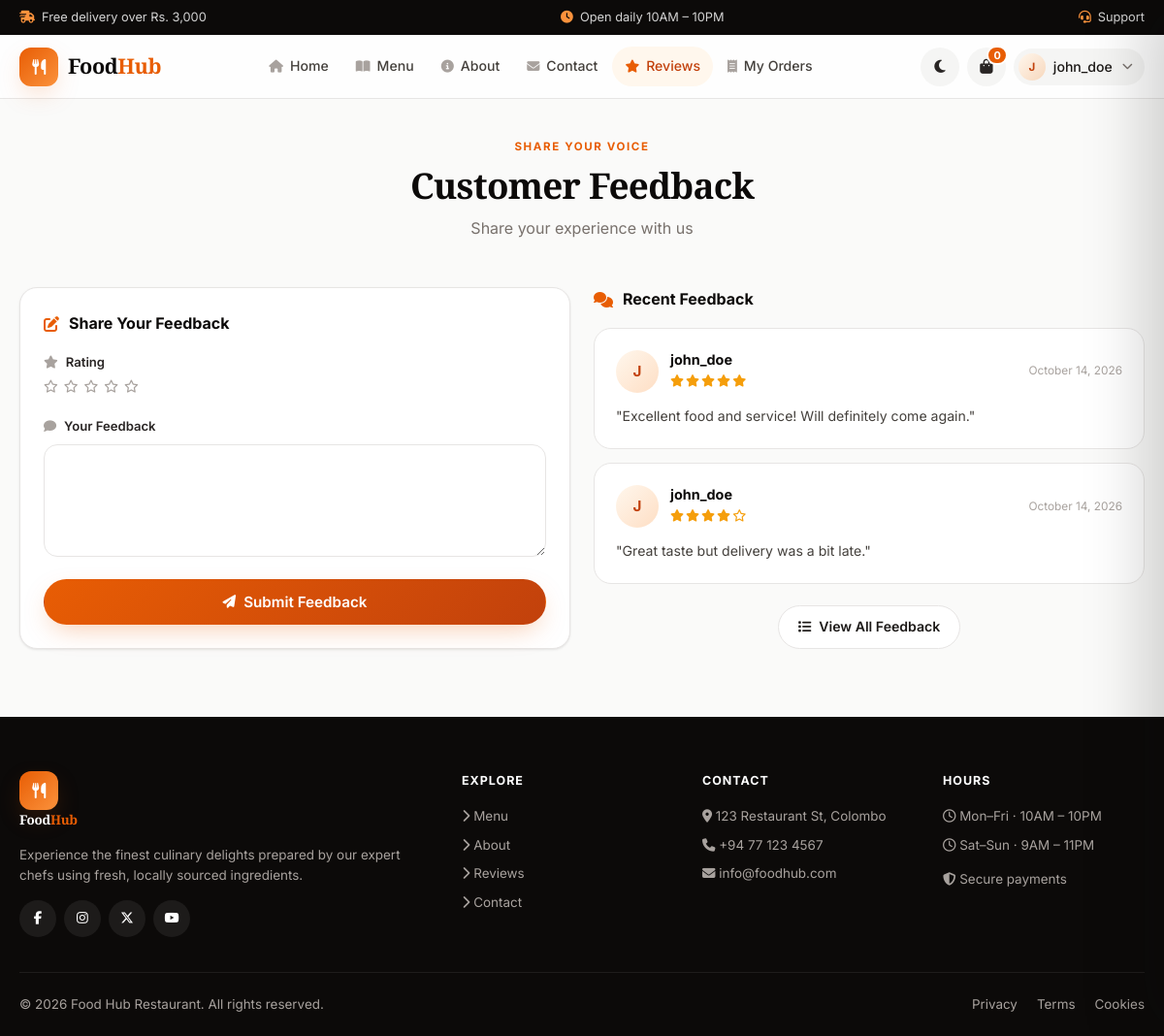
/feedback.php (signed in), run on the app's committed database.
### tables this page shows
CREATE TABLE feedback (
    id INT AUTO_INCREMENT PRIMARY KEY,
    user_id INT NOT NULL,
    rating INT CHECK (rating BETWEEN 1 AND 5),
    comment TEXT NOT NULL,
    created_at TIMESTAMP DEFAULT CURRENT_TIMESTAMP,
    FOREIGN KEY (user_id) REFERENCES users(id) ON DELETE CASCADE
);

CREATE TABLE users (
    id INT AUTO_INCREMENT PRIMARY KEY,
    username VARCHAR(50) UNIQUE NOT NULL,
    email VARCHAR(100) UNIQUE NOT NULL,
    password VARCHAR(255) NOT NULL,
    user_type ENUM('customer','admin') DEFAULT 'customer',
    created_at TIMESTAMP DEFAULT CURRENT_TIMESTAMP
);

### includes/auth.php (called while the page is built, shortened)
<?php
require_once __DIR__ . '/functions.php';
function isLoggedIn(): bool { return isset($_SESSION['user_id']); }

### feedback.php (the view, shortened to what this page needs)
<?php
require_once 'includes/auth.php';
include 'includes/header.php';
?>
<div class="container" style="padding-top:36px">
    <div class="sec-title">
        <span class="eyebrow">Share Your Voice</span>
        <h2>Customer Feedback</h2>
        <p>Share your experience with us</p>
    </div>
    <div class="fb-layout" style="display:grid;grid-template-columns:1fr 1fr;gap:24px">
        <div class="panel">
            <div class="panel-title"><i class="fa-solid fa-pen-to-square"></i> Share Your Feedback</div>
            <form method="POST">
                <div class="field">
                    <label><i class="fa-solid fa-star"></i> Rating</label>
                    <div class="star-picker">
                        <?php for ($i = 1; $i <= 5; $i++): ?>
                            <label>
                                <i class="fa-regular fa-star"></i>
                            </label>
                        <?php endfor; ?>
                    </div>
                </div>
                <div class="field">
                    <label for="comment"><i class="fa-solid fa-comment"></i> Your Feedback</label>
                    <textarea id="comment" name="comment" class="input" rows="5" <?= !isLoggedIn() ? 'disabled' : '' ?> required><?= e($_POST['comment'] ?? '') ?></textarea>
                </div>
                <?php if (isLoggedIn()): ?>
                    <button type="submit" name="submit_feedback" class="btn btn-primary btn-block"><i class="fa-solid fa-paper-plane"></i> Submit Feedback</button>
                <?php else: ?>
                    <button type="button" class="btn btn-primary btn-block" data-open-auth="login"><i class="fa-solid fa-right-to-bracket"></i> Sign In to Submit</button>
                <?php endif; ?>
            </form>
        </div>
        <div>
            <div class="panel-title"><i class="fa-solid fa-comments"></i> Recent Feedback</div>
            <?php
            $fb = $conn->query("SELECT f.*, u.username, DATE_FORMAT(f.created_at,'%M %d, %Y') AS d FROM feedback f JOIN users u ON f.user_id=u.id ORDER BY f.created_at DESC LIMIT 5");
            if ($fb && $fb->num_rows):
                while ($r = $fb->fetch_assoc()):
            ?>
                <div class="fb-card mb-2">
                    <div class="fb-head">
                        <div class="avatar"><?= avatarInitial($r['username']) ?></div>
                        <div style="flex:1">
                            <div class="fb-name"><?= e($r['username']) ?></div>
                            <?= renderStars((int)$r['rating']) ?>
                        </div>
                        <div class="fb-date"><?= e($r['d']) ?></div>
                    </div>
                    <p class="fb-comment">"<?= e($r['comment']) ?>"</p>
                </div>
            <?php endwhile; else: ?>
                <div class="panel empty"><i class="fa-solid fa-comments"></i><p>No feedback yet. Be the first!</p></div>
            <?php endif; ?>
            <div class="center mt-3">
                <a href="<?= url('feedback_all.php') ?>" class="btn btn-outline"><i class="fa-solid fa-list"></i> View All Feedback</a>
            </div>
        </div>
    </div>
</div>
<?php include 'includes/footer.php'; ?>

### includes/functions.php (shortened to what this page needs)
<?php
function e($s): string { return htmlspecialchars((string)$s, ENT_QUOTES, 'UTF-8'); }
function url(string $path = ''): string { return BASE_URL . ltrim($path, '/'); }
function renderStars(int $rating): string {
    $h = '<span class="stars">';
    for ($i = 1; $i <= 5; $i++) {
        $h .= $i <= $rating ? '<i class="fa-solid fa-star"></i>' : '<i class="fa-regular fa-star"></i>';
    }
    return $h . '</span>';
}
function avatarInitial(string $name): string {
    return strtoupper(mb_substr(trim($name), 0, 1));
}

### data on the page
feedback: user.username "J", user.username "john_doe", d "October 14, 2026", comment "Excellent food and service! Will definitely come again."
feedback: user.username "J", user.username "john_doe", d "October 14, 2026", comment "Great taste but delivery was a bit late."

### other printed values
avatarInitial($user['username']) "J"
$user['username'] "john_doe"
